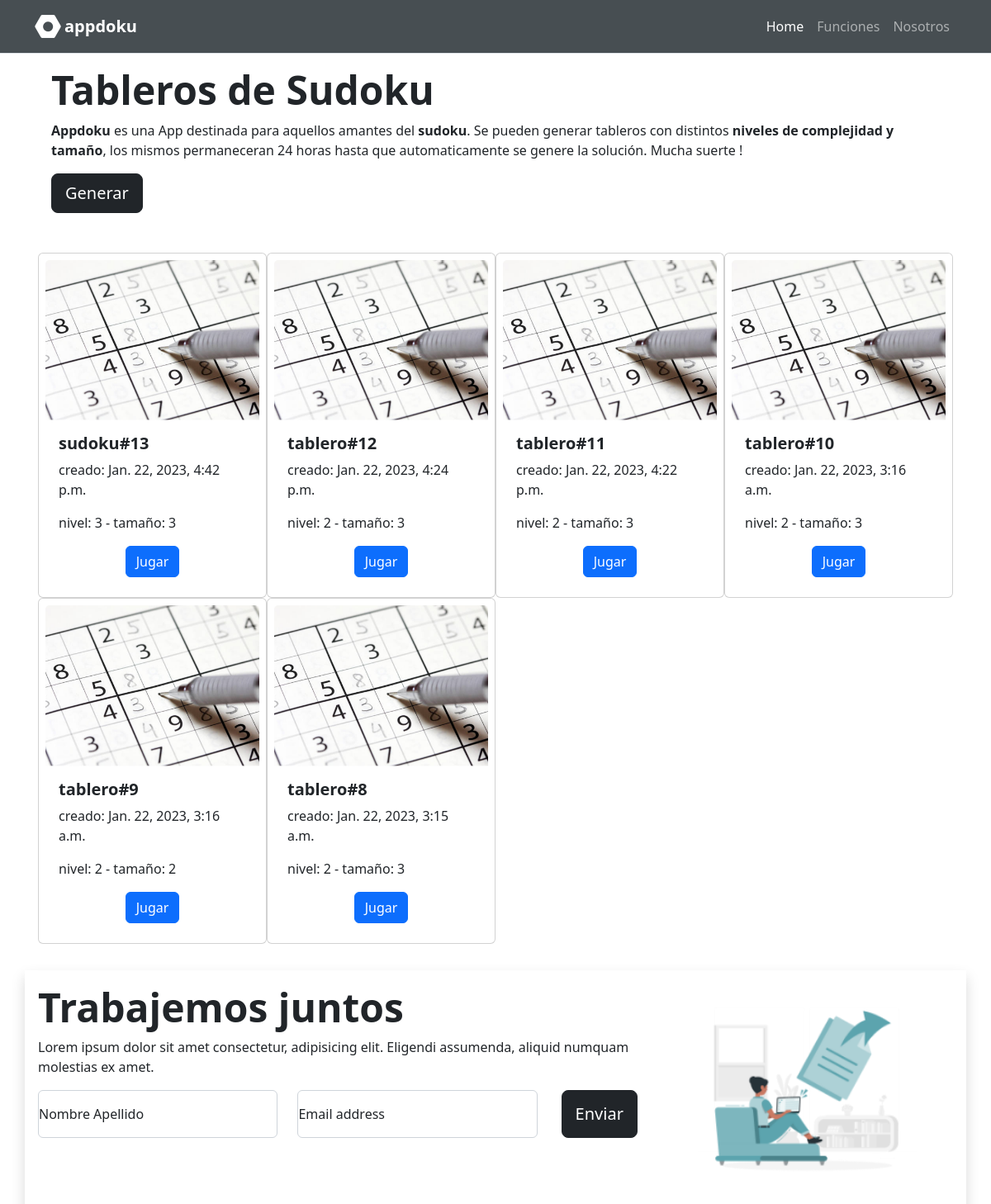
The page /appdoku/ (upper part) on the database as committed earlier.
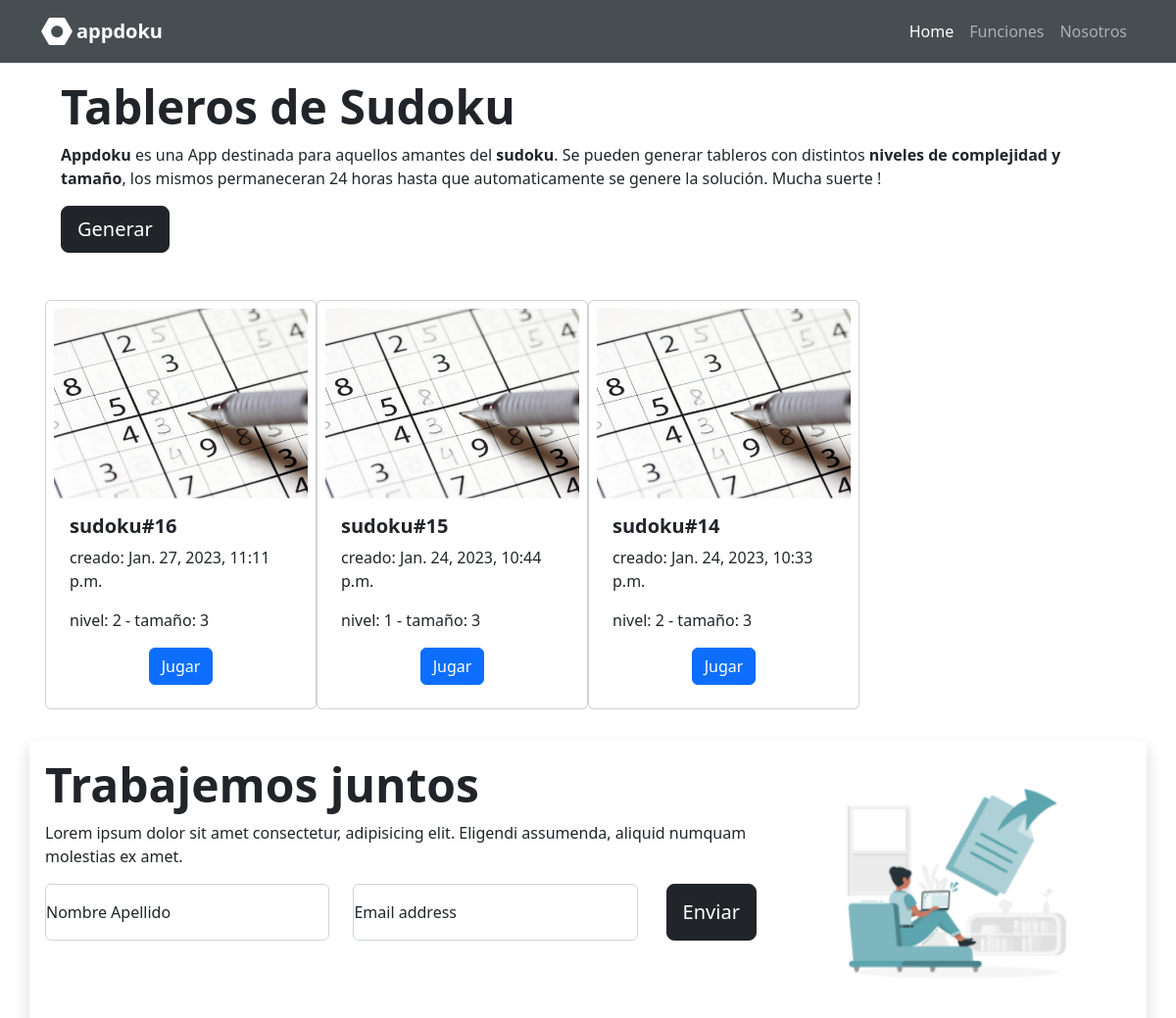
The same page on the database as committed later.
### appdoku/models.py (models this page shows, shortened)
class Tablero(models.Model):
    LEVEL_CHOICES = (
        ('1', 'bajo'),
        ('2', 'medio'),
        ('3', 'alto'),
    )
    SIZE_CHOICES =(
        ('3', '3x3'),
    )
    name = models.CharField(max_length=50, blank=True)
    level = models.CharField(max_length=1, default='2', choices=LEVEL_CHOICES)
    size = models.CharField(max_length=1, default='3', choices=SIZE_CHOICES)
    initial_sudoku = models.CharField(max_length=81, default='0')
    final_sudoku = models.CharField(max_length=81, default='0')
    user_sudoku = models.CharField(max_length=81, default='0')
    created = models.DateTimeField(auto_now_add=True)

### appdoku/views.py (the view)
# urls.py: path('', views.index, name='index'),
def index(request):
    latest_tablero_list = Tablero.objects.order_by('-created')[:20]
    context = {'latest_tablero_list': latest_tablero_list,}
    return render(request, 'appdoku/index.html', context)

### appdoku/templates/appdoku/index.html (shortened to what the changed rows need)
<!DOCTYPE html>
<html lang="en">
<head>
    {% load static %}
    <link rel="stylesheet" href="https://cdn.jsdelivr.net/npm/bootstrap-icons@1.10.3/font/bootstrap-icons.css">
    <link href="https://cdn.jsdelivr.net/npm/bootstrap@5.2.3/dist/css/bootstrap.min.css" rel="stylesheet"
>
    <link rel="stylesheet" href="{% static 'appdoku/styles.css' %}">
</head>
<body>
    <main>
        {% block contenido %}
        <section class="container portada">
            <div class="row align-items-center mt-5 p-3">
                <div class="col-12 d-flex flex-column p-3">
                    <h1 class="text-center text-md-start fw-bold display-5">Tableros de Sudoku</h1>
                </div>
        </section>
        <section class="container tarjeta">
            <div class="row justify-content-start align-items-center p-3">
                {% if latest_tablero_list %}
                {% for tablero in latest_tablero_list %}
                <div class="card col-12 col-sm-6 col-md-4 col-lg-3 p-2">
                    <img src="{% static 'appdoku/img/sudoku.png' %}" class="card-img-top" alt="...">
                    <div class="card-body">
                        <h3 class="card-title fs-5 fw-bold">{{ tablero.name }}#{{ tablero.id }}</h3>
                        <p class="card-text">creado: {{ tablero.created }}</p>
                        <p class="card-text">nivel: {{ tablero.level }} - tamaño: {{ tablero.size }}</p>
                        <div class="d-flex justify-content-center">
                            <a href="/appdoku/tablero/{{ tablero.id }}" class="btn btn-primary">Jugar</a>
                        </div>
                    </div>
                </div>
                {% endfor %}
                {% else %}
                <p>No sudokus are available.</p>
                {% endif %}
            </div>
        </section>
        <section class="formulario-contacto container shadow mt-3 p-3">
            <div class="row">
                <div class="col-md-8">
                    <h2 class="text-center text-md-start display-5 fw-bold">Trabajemos juntos</h2>
                </div>
            </div>
        </section>
        {% endblock %}
    </main>
</body>
</html>

Rows that differ between the two databases and show on the page:
removed Tablero: name "sudoku", id "13", created "Jan. 22, 2023, 4:42 p.m.", level "3", size "3"
removed Tablero: name "tablero", id "12", created "Jan. 22, 2023, 4:24 p.m.", level "2", size "3"
removed Tablero: name "tablero", id "11", created "Jan. 22, 2023, 4:22 p.m.", level "2", size "3"
removed Tablero: name "tablero", id "10", created "Jan. 22, 2023, 3:16 a.m.", level "2", size "3"
removed Tablero: name "tablero", id "9", created "Jan. 22, 2023, 3:16 a.m.", level "2", size "2"
removed Tablero: name "tablero", id "8", created "Jan. 22, 2023, 3:15 a.m.", level "2", size "3"
added Tablero: name "sudoku", id "16", created "Jan. 27, 2023, 11:11 p.m.", level "2", size "3"
added Tablero: name "sudoku", id "15", created "Jan. 24, 2023, 10:44 p.m.", level "1", size "3"
added Tablero: name "sudoku", id "14", created "Jan. 24, 2023, 10:33 p.m.", level "2", size "3"
